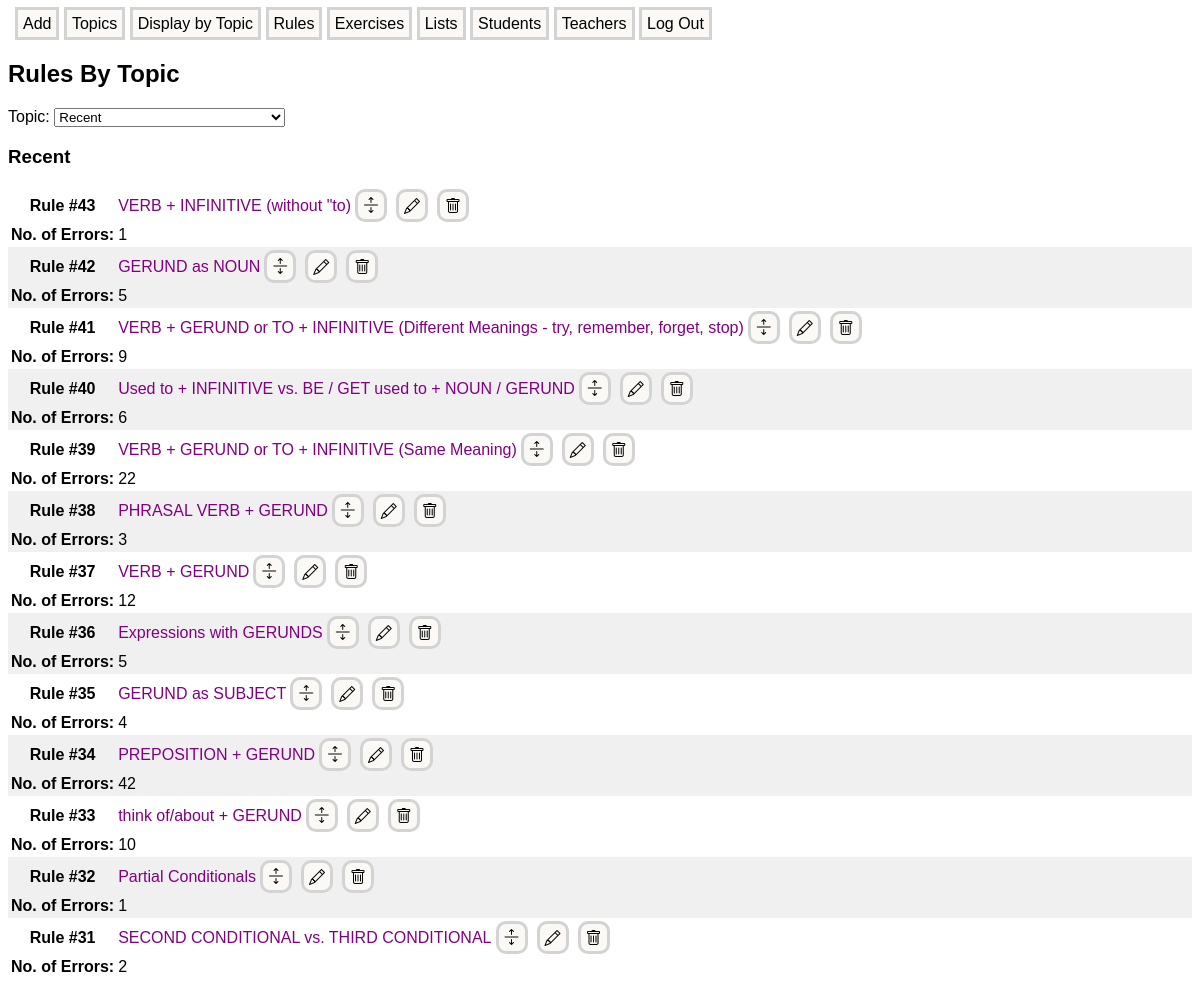
/rules, run on an earlier commit of the app's database.
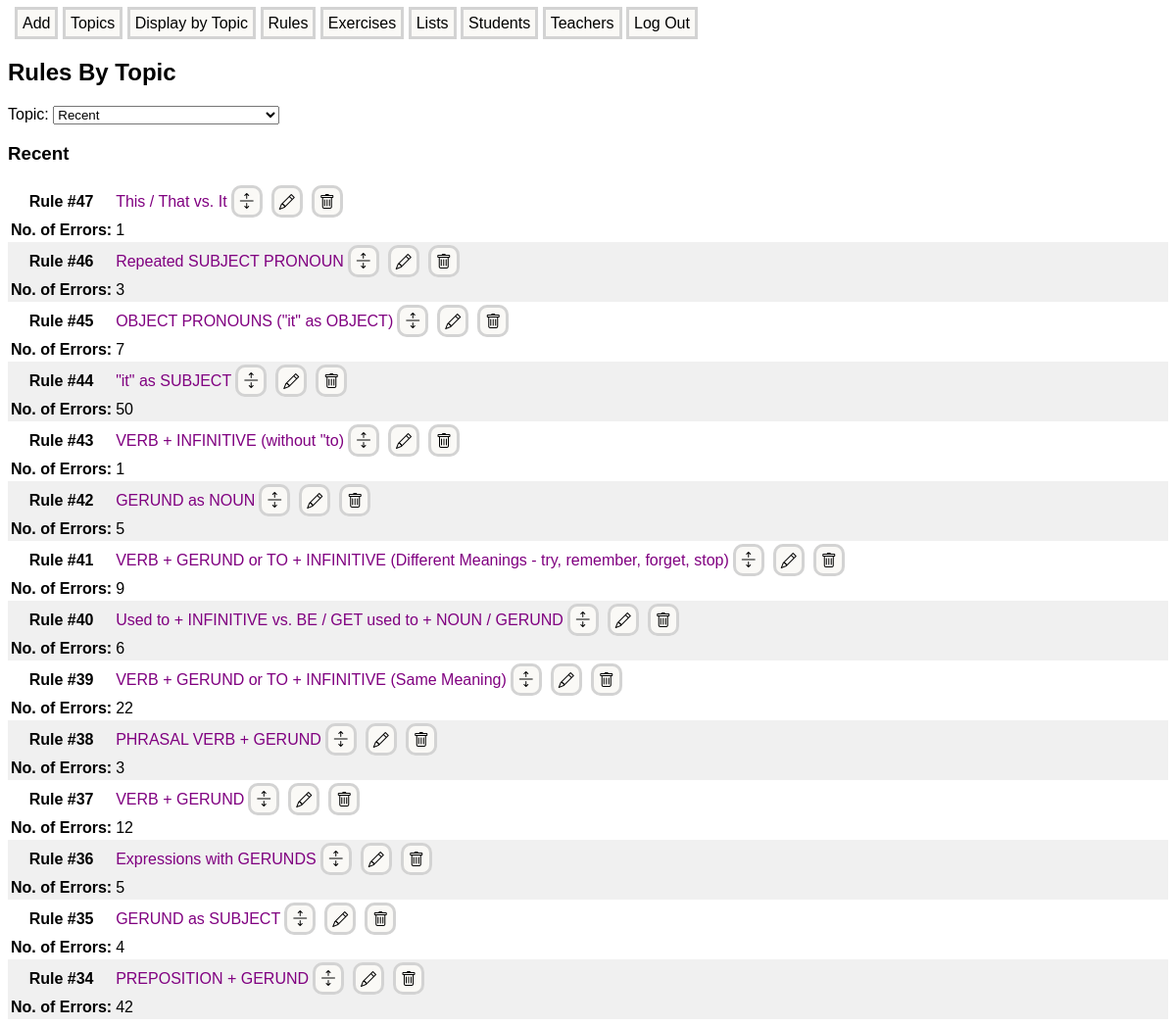
And on a later commit of the database.
### models.py (models this page shows)
class Rule(db.Model):
    id = db.Column(db.Integer, primary_key = True)
    rule_name = db.Column(db.String(200), index = True, unique = True, nullable = False)
    rule_text = db.Column(db.Text, index = False, unique = True)
    examples = db.relationship('Example', backref = 'rule', lazy = 'joined', cascade = 'all, delete-orphan')
    rule_topics = db.relationship('RuleTopic', backref = 'rule', lazy = 'joined', cascade = 'all, delete-orphan')
    rule_errors = db.relationship('ErrorRule', backref = 'rule', lazy = 'joined', cascade = 'all, delete-orphan')
    entered = db.Column(db.DateTime, default = datetime.now(timezone.utc))
    last_edited = db.Column(db.DateTime, default = datetime.now(timezone.utc))
    comments = db.relationship('Comment', backref = 'rule', lazy = 'joined', cascade = 'all, delete-orphan')

### app.py (the view)
@app.route('/rules', methods=['GET', 'POST'])
def rules():
    all_topics = Topic.query.order_by(Topic.topic_name).all()
    topic_select_options = [('', 'Recent')] + [(topic.id, topic.topic_name) for topic in all_topics]
    select_topic_form = SelectTopicForm()
    select_topic_form.selected_topic.choices = topic_select_options
    topic = None
    rules = db.session.query(Rule).outerjoin(RuleTopic).order_by(desc(Rule.id)).limit(20).all()
    if request.method == 'POST' and select_topic_form.validate_on_submit():
        topic_id = select_topic_form.selected_topic.data
        topic = Topic.query.get(topic_id)
        if topic:
            rules = db.session.query(Rule).outerjoin(RuleTopic).filter(RuleTopic.topic_id==topic.id).order_by(desc(Rule.id)).all()
    return render_template('rules.html', rules=rules, topic=topic, select_topic_form=select_topic_form)

### forms.py
class SelectTopicForm(FlaskForm):
    selected_topic = SelectField('Topic:', choices = [])
    submit = SubmitField('Submit')

### templates/rules.html (shortened to what this page needs)
{% extends "base.html" %}
{% block content %}
<h2>Rules By Topic</h2>
<form method="POST" action="{{ url_for('rules') }}" id="selectTopicForm">
    {{ select_topic_form.selected_topic.label }}
    {{ select_topic_form.selected_topic(onchange="submitForm()") }}
</form>
{% if topic.topic_name %}
    <h3>{{ topic.topic_name }}</h3>
    {% else %}
    <h3>Recent</h3>
{% endif %}
{% for rule in rules %}
<div class="entry-container">
    <table>
        <tr>
            <th>Rule #{{ rule.id }}</th>
            <td class="rule-name">
                <a class="rule-link" href="{{ url_for('rule', rule_id=rule.id) }}" target="_blank">
                    {{ rule.rule_name }}
                </a>
            </td>
            <td>
                <button class="manage-link expand-icon" onclick="showForm('{{ rule.id }}')" title="Expand"></button>
            </td>
            <td>
                <a class="manage-link edit-icon" href="{{ url_for('edit_rule', rule_id=rule.id) }}" target="_blank" title="Edit"></a>
            </td>
            <td>
                <a class="manage-link trash-icon" href="{{ url_for('delete_rule', rule_id=rule.id) }}"
                        onclick="return confirmRuleDelete();" title="Delete"></a>
            </td>
        </tr>
        <tr>
            <th>No. of Errors:</th>
            <td>{{ rule.rule_errors | length }}</td>
    </table>
</div>
{% endfor %}
{% endblock %}

### templates/base.html (shortened to what this page needs)
<html lang="en">
<head>
    <link href="https://cdn.jsdelivr.net/npm/bootstrap-icons/font/bootstrap-icons.css" rel="stylesheet">
    <link rel="stylesheet" href="{{ url_for('static', filename='styles.css') }}">
    <link href="https://cdn.jsdelivr.net/npm/select2@4.1.0-rc.0/dist/css/select2.min.css" rel="stylesheet" />
</head>
<body>
    <div class="navbar">
        <a class="navlink" href="{{ url_for('index') }}">Add</a>
        <a class="navlink" href="{{ url_for('topics') }}">Topics</a>
        <a class="navlink" href="{{ url_for('display_by_topic') }}">Display by Topic</a>
        <a class="navlink" href="{{ url_for('rules') }}">Rules</a>
        <a class="navlink" href="{{ url_for('exercises') }}">Exercises</a>
        <a class="navlink" href="{{ url_for('lists') }}">Lists</a>
        <a class="navlink" href="{{ url_for('register_student') }}">Students</a>
        <a class="navlink" href="{{ url_for('register_teacher') }}">Teachers</a>
        <a class="navlink" href="{{ url_for('logout') }}" style="text-align:right;">Log Out</a>
    </div>
    {% block content %}
    {% endblock %}
</body>
</html>

### static/styles.css (style rules this page uses)
body { font-family: sans-serif; }
.navbar { width: 100%; min-width: 880px; padding: 7px; margin-bottom: 5px; }
.navlink { text-decoration: none; padding: 5px; background-color: #FAF9F6; color: black; border: solid lightgray; }
.manage-link { font-size: 16px; text-decoration: none; color: black; background-color: #FAF9F6; border: solid lightgray; border-radius: 10px; padding: 5px; margin-right: 5px; }
.entry-container { width: 100%; min-width: 880px; }
.entry-container:nth-child(even) { background-color: #F0F0F0; }
.entry-container:nth-child(odd) { background-color: white; }
.rule-link { text-decoration: none; color: purple; }
.edit-icon::before { font-family: "bootstrap-icons"; content: "\f4cb"; display: inline-block; vertical-align: middle; text-align: center; }
.trash-icon::before { font-family: "bootstrap-icons"; content: "\f5de"; display: inline-block; vertical-align: middle; }
.expand-icon::before { font-family: "bootstrap-icons"; content: "\f14c"; display: inline-block; vertical-align: middle; }
.rule-name { color: purple; }

What changed in the data, as far as the page shows it:
no longer on this page (row unchanged): Rule: id "33", rule_name "think of/about + GERUND", rule_errors|length "10"
no longer on this page (row unchanged): Rule: id "32", rule_name "Partial Conditionals", rule_errors|length "1"
no longer on this page (row unchanged): Rule: id "31", rule_name "SECOND CONDITIONAL vs. THIRD CONDITIONAL", rule_errors|length "2"
added Rule: id "47", rule_name "This / That vs. It", rule_errors|length "1"
added Rule: id "46", rule_name "Repeated SUBJECT PRONOUN", rule_errors|length "3"
added Rule: id "45", rule_name "OBJECT PRONOUNS (\"it\" as OBJECT)", rule_errors|length "7"
added Rule: id "44", rule_name "\"it\" as SUBJECT", rule_errors|length "50"
